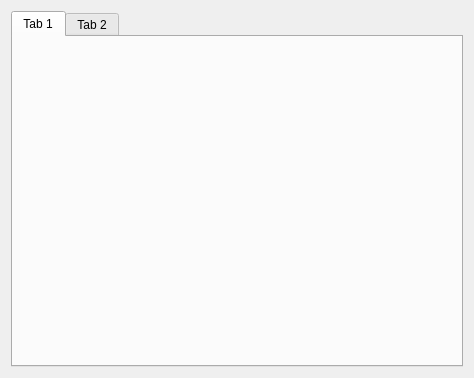
<?xml version="1.0" encoding="UTF-8"?>
<ui version="4.0">
 <class>controlTabWidget</class>
 <widget class="QWidget" name="controlTabWidget">
  <property name="geometry">
   <rect>
    <x>0</x>
    <y>0</y>
    <width>474</width>
    <height>378</height>
   </rect>
  </property>
  <property name="windowTitle">
   <string>Form</string>
  </property>
  <layout class="QHBoxLayout" name="horizontalLayout">
   <item>
    <widget class="QTabWidget" name="tabWidget">
     <property name="currentIndex">
      <number>0</number>
     </property>
     <widget class="findMusic" name="find_music">
      <attribute name="title">
       <string>Tab 1</string>
      </attribute>
     </widget>
     <widget class="DownloadManager" name="downloadManager">
      <attribute name="title">
       <string>Tab 2</string>
      </attribute>
     </widget>
    </widget>
   </item>
  </layout>
 </widget>
 <customwidgets>
  <customwidget>
   <class>findMusic</class>
   <extends>QWidget</extends>
   <header location="global">window/Main/findMusic.h</header>
   <container>1</container>
  </customwidget>
  <customwidget>
   <class>DownloadManager</class>
   <extends>QWidget</extends>
   <header location="global">window/Main/downloadManager.h</header>
   <container>1</container>
  </customwidget>
 </customwidgets>
 <resources/>
 <connections/>
</ui>
